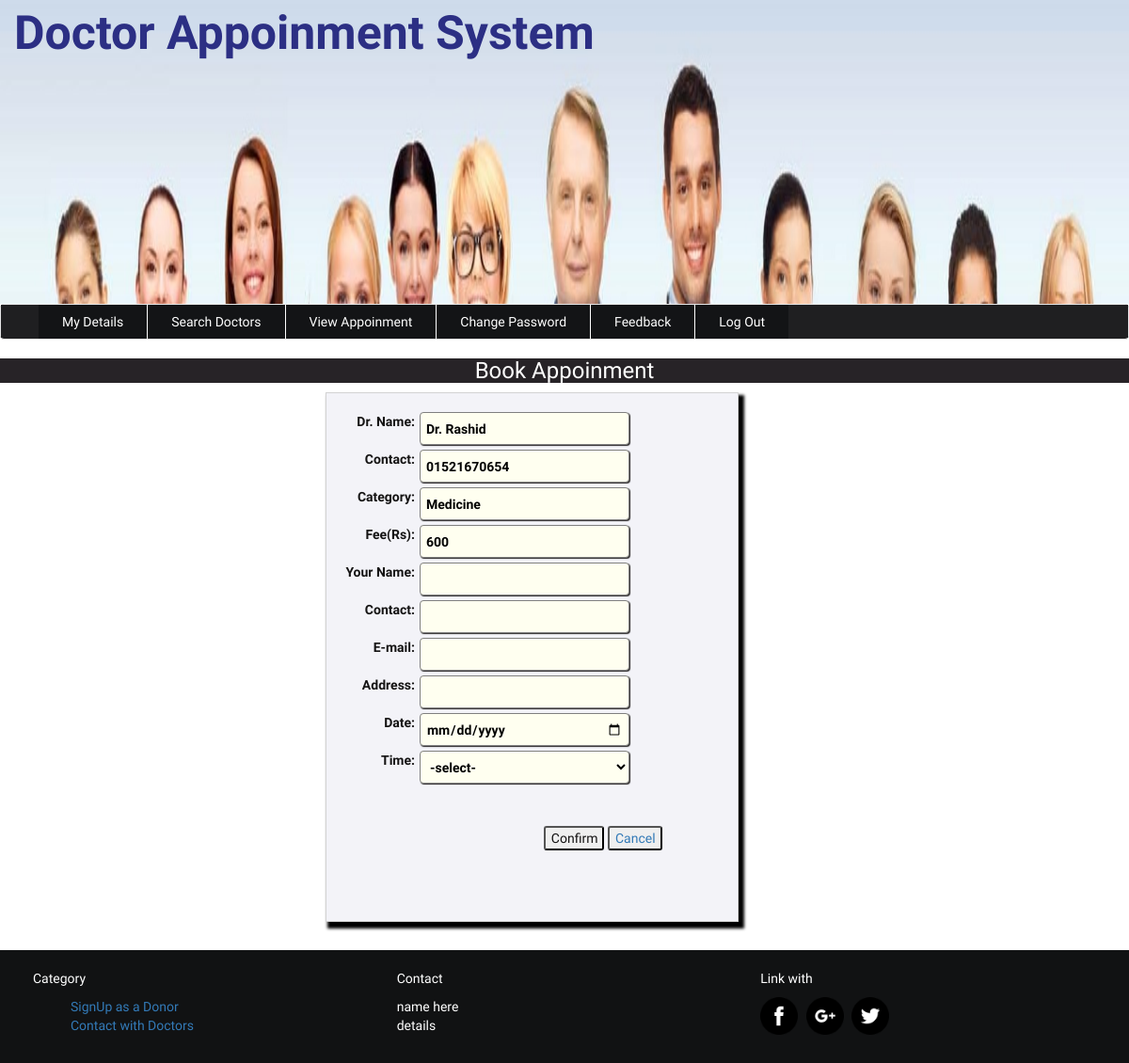
The app's page /patient/booking.php?doc_id=3 with its own data.
### tables this page shows
CREATE TABLE `doctor` (
  `doc_id` int(22) NOT NULL,
  `doctor_id` varchar(22) NOT NULL,
  `name` varchar(22) NOT NULL,
  `address` varchar(100) NOT NULL,
  `contact` varchar(14) NOT NULL,
  `email` varchar(22) NOT NULL,
  `expertise` varchar(22) NOT NULL,
  `id` int(11) NOT NULL,
  `fee` varchar(111) NOT NULL,
  `userid` varchar(22) NOT NULL,
  `password` varchar(22) NOT NULL,
  `pic` varchar(111) NOT NULL
);

### patient/booking.php (the view, shortened to what this page needs)
<?php include('header.php'); ?>
<?php include('uptomenu.php'); ?>
<?php
	$doc_id = isset($_GET['doc_id'])?$_GET['doc_id']:"";
 ?>
					<?php
					include('../config.php');
							$sql="SELECT * FROM doctor WHERE doc_id = $doc_id ";
							$result = $conn->query($sql);
							if ($result->num_rows > 0) {
							    while($row  = $result->fetch_assoc()) {
							        $name 	= $row["name"];
							        $expertise 	= $row["expertise"];
							        $contact 	= $row["contact"];
							        $fee = $row["fee"];
							    }
							}
					?>
		<div class="login" style="background-color:#fff;">
		<h3 class="text-center" style="background-color:#272327;color: #fff;">Book Appoinment</h3>
			<div class="formstyle" style="float: right;padding:20px;border: 1px solid lightgrey;margin-right:415px; margin-bottom:30px;background-color:#f3f3f8;color:#141313;">
				<form action="" method="post" class="text-center form-group" enctype="multipath/form-data">
					<label>
						Dr. Name: <input type="text" name="dname" value="<?php echo $name; ?>" readonly>
					</label><br><br>
 					<label>
						Contact: <input type="text" name="dcontact" value="<?php echo $contact; ?>" readonly>
					</label><br><br>
					<label>
						Category: <input type="text" name="expertise" value="<?php echo $expertise; ?>" readonly>
					</label><br><br>
					<label>
						Fee(Rs): <input type="text" name="fee" value="<?php echo $fee; ?>" readonly >
					</label><br><br>
					<label>
						Your Name: <input type="text" name="pname" value="" require>
					</label><br><br>
 					<label>
						 Contact: <input type="text" name="pcontact" value="" require>
					</label><br><br>
					<label>
						 E-mail: <input type="email" name="email" value="" required>
					</label><br><br>
					<label>
						 Address: <input type="text" name="address" value="" required>
					</label><br><br>
					<label>
						 Date: <input type="date" name="dates" value=""required >
					</label><br><br>
					<label>
						 Time: <select name="tyme" required>
										<option value="">-select-</option>
									</select>
					</label><br><br>
					<br><br>
					<button name="submit" type="submit" style="padding-right:5px;border-radius:3px;margin-right:;">Confirm</button>
					<a href="search_doctor.php"><button name="" type="" style="padding-right:5px;border-radius:3px;margin-right:-150px;">Cancel</button></a> <br>
				</form> <br><br>
			</div>
		</div>
 <?php include('footer.php'); ?>
	</div>
</body>
</html>

### patient/style.css (style rules this page uses)
body { padding: 5px auto; font-family: 'El Messiri', sans-serif; background:url(../img/bg3.jpg) fixed no-repeat; background-size:cover; }
input[type="text"],input[type="email"],input[type="password"],input[type="number"],input[type="date"],select,option { text-align: initial; width:223px; box-shadow:1px 1px 1px #2d2a2a; height:35px; line-height: normal; line-break: inherit; background-color: ivory; color: black; align-self: normal; margin-left: 5px; border:1px solid grey; border-radius: 4px; padding:4px 6px; float: right; margin-right: 95px; }
select,option { text-align: initial; width: 223px; box-shadow:1px 1px 1px #2d2a2a; height:35px; line-height: normal; line-break: inherit; background-color: ivory; align-self: normal; margin-left: 5px; border:1px solid grey; border-radius: 4px; padding:4px 6px; float: right; margin-right: 95px; }
label { cursor: pointer; float: right; }
.formstyle { box-shadow: 4px 5px 3px 2px black; }

### records on screen
doctor: dname "Dr. Rashid", dcontact "01521670654", expertise "Medicine", fee "600"
